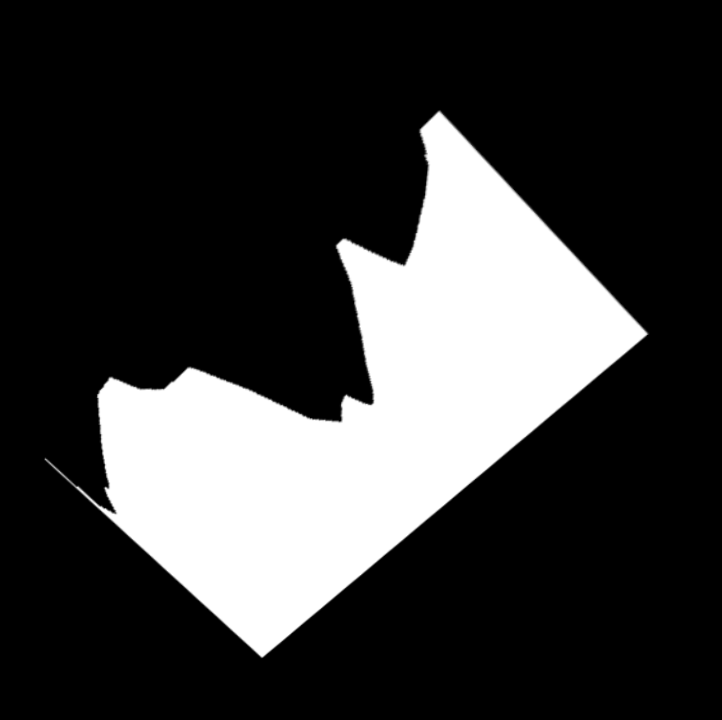
#> input picture datasets/set7/0.png, 722 x 720 px, given in place of 2.png, which was not available
$ jupyter execute Untitled1.ipynb   (shell and % lines are left out)
#> lines starting #> are read from the running program, lines starting #| are printed output that depends on the picture; after the words box and inside, x2 and y2 are one past the last pixel; in counts of white or black regions, pixels touching at a corner belong together; long printed decimals are rounded; pictures that were not available may be replaced by others from this repository, and a replacement may not be noted
#> further down, image is the input picture: shape (720, 722); min 0, max 255, mean 58.7
[cell 1]
import matplotlib.pyplot as plt
from matplotlib import cm
import numpy as np

from skimage.transform import hough_line, hough_line_peaks
from skimage.feature import canny
from skimage import transform as tf
from skimage import io

from skimage.morphology import convex_hull_image
from skimage.measure import find_contours, approximate_polygon

[cell 2]
def getCrossing(a1,a2,d1,d2):
    x1 = (d1*np.sin(a2) - d2*np.sin(a1))/np.sin(a2-a1)
    y1 = (d1 - x1*np.cos(a1))/np.sin(a1)
    return x1,y1

def f(a,d,x,height):
    y = (d-x*np.cos(a))/np.sin(a)
#     print(x,y)
    if y<0:
        y=0
        x = d/np.cos(a)
    elif y>height:
        y=height
        x=(d-y*np.sin(a))/np.cos(a)
#     print(x,y)
    return [x,y]

def f2(a1,d1,width,height):#punkty przecięcia linii i krawędzi obrazka
    p1 = f(a1,d1,0,height)
    p2 = f(a1,d1,width,height)
    return p1,p2

def f4(p1,p2,a,l1,l2,width,height):
    print(p1,p2)
    if p1[0]==p2[0]:#na poziomych
        x1,y1 = getCrossing(a,l2[0],p1[0]*np.cos(a)+p1[1]*np.sin(a),l2[1])
        x2,y2 = getCrossing(a,l1[0],p2[0]*np.cos(a)+p2[1]*np.sin(a),l1[1])
        if x2<=0 or x2>=width:
            return [[x2,y2],p2]
        if x1<=0 or x1>=width:
            return [p1,[x1,y1]]
    elif p1[1]==p2[1]:#na pionowych
        x1,y1 = getCrossing(a,l2[0],p1[0]*np.cos(a)+p1[1]*np.sin(a),l2[1])
        x2,y2 = getCrossing(a,l1[0],p2[0]*np.cos(a)+p2[1]*np.sin(a),l1[1])
        if y2<=0 or y2>=height:
            return [[x2,y2],p2]
        if y1<=0 or y1>=height:
            return [p1,[x1,y1]]
    else:#na sąsiednich
        if p1[0]==0 or p1[0]==width:
            d = p1[0]*np.cos(a) + p2[1]*np.sin(a)
        else:
            d = p2[0]*np.cos(a) + p1[1]*np.sin(a)
        x1,y1 = getCrossing(a,l1[0],d,l1[1])
        x2,y2 = getCrossing(a,l2[0],d,l2[1])
        return [[x1,y1],[x2,y2]]

def f3(pl,pr,width,height,a):
    p1,p2 = f2(*pl,width,height)
    p3,p4 = f2(*pr,width,height)

    [p5,p6] = f4(p1,p3,a,pl,pr,width,height)
    [p7,p8] = f4(p2,p4,a,pl,pr,width,height)
    return [p5,p7,p8,p6]

[cell 3]
def f6(x,y,height,width):#najbliższe rogi
    if x==0:
        return [0,0],[0,height]
    elif x==width:
        return [width,0],[width,height]
    elif y==0:
        return [0,0],[width,0]
    elif y==height:
        return [0,height],[width,height]

def f7(points,a,d):#który róg jest dalej
    dd = -1
    for point in points:
        dd2 = np.abs(point[0]*np.cos(a) + point[1]*np.sin(a) - d)
        if dd2>dd:
            point2 = point
            dd = dd2
    return point2

def f5(line,width,height):
    p1,p2 = f2(*line,width,height)
    p3,p4 = f6(*p1,height,width)
    p5,p6 = f6(*p2,height,width)
    p3    = f7([p3,p5],*line)
    p4    = f7([p4,p6],*line)
    return [p1,p2,p3],[p1,p2,p4]

def f8(point,line):#czy punkt leży na linii
    return np.abs(point[0]*np.sin(line[0])+point[1]*np.cos(line[0]) - line[1])<=5

def f10(point1,point2):#linia między punktami
    a = (point1[0]-point2[0])/(point1[1]-point2[1])
    b = point1[0] - a * point1[1]
    th= np.arctan(-a**(-1))
    rh= b*np.sin(th)
    return [th,rh]

def f9(points,line):
    lines = []
    line2 = None
    for i,point in enumerate(points):
        if f8(point,line):
            j = (i+1)%len(points)
            if not f8(points[j],line):
                line2 = f10(point,points[j])
                drawLine(image.copy(),line2[0],line2[1],image.shape[1])
            else:
                j = i-1 if i>0 else len(points)-1
                if not f8(points[j],line):
                    line2 = f10(point,points[j])
                    drawLine(image.copy(),line2[0],line2[1],image.shape[1])
            if line2 is not None:
                lines += [line2]
    return lines

def normalize(image):
    # Classic straight-line Hough transform
    height,width = image.shape
#> height = 720; width = 722
    edges = canny(image, 2, 1, 25)
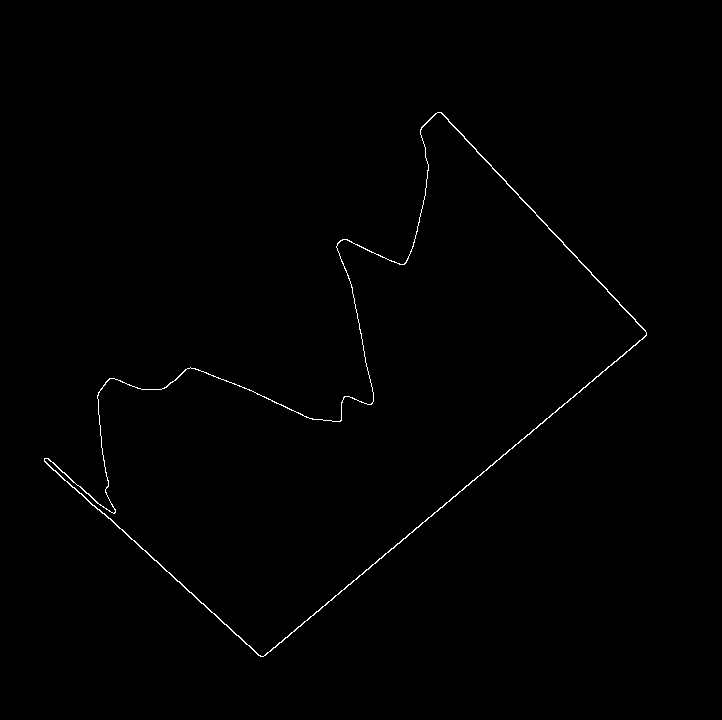
#> edges: shape (720, 722) bool; 0.49% white in thin lines or dots, all inside (x1, y1, x2, y2) = (44, 112, 647, 657)
    h, theta, d = hough_line(edges)
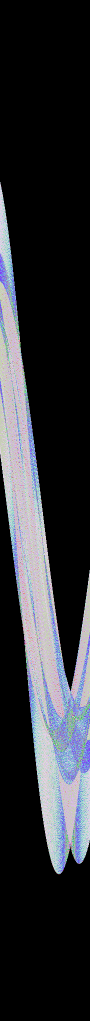
#> h: shape (2041, 180) uint64 (shown at 1/2 size); 90 distinct labels, from 0 to 473; one colour per label, 0 black
#> theta = 180 values from -1.57 to 1.55; d = 2041 values from -1020 to 1020
    chull = convex_hull_image(image)
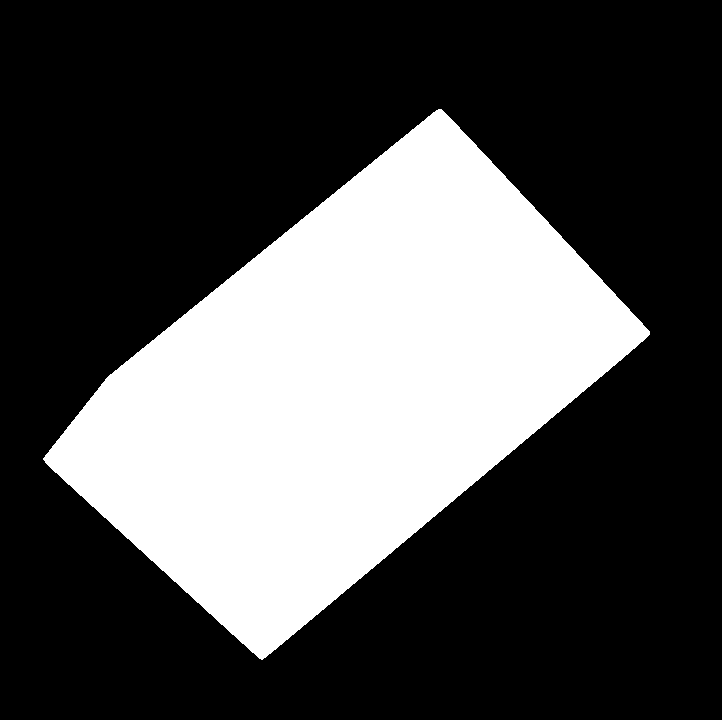
#> chull: shape (720, 722) bool; 31.4% white; 1 white region, box (x1, y1, x2, y2) and area: (43, 109, 650, 660) 162975
    cnt = find_contours(chull,0)[0]
#> cnt = 1253 pairs, first value 108 to 660, second value 42 to 650
    poly = approximate_polygon(cnt,tolerance=5)
#> poly = [[660, 262], [458, 42], [373, 110], [108, 441], [334, 650], [660, 262]]

    lines = []
#     lines2=[]
    for _,a,d in zip(*hough_line_peaks(h, theta, d)):
        addlines= f9(poly[:-1],(a,d))
        lines += [[a,d]]
#         lines2 += [[a,d]]
        if len(addlines)>0:
            lines += addlines
#> this loop made 2 passes
#> (d, lines) on pass 1: (672, [[0.873, 672], [-0.828, -309], [-0.746, 250.4]])
#> (d, addlines) on pass 2: (246, [[0.896, 359.9], [0.872, 673.9]])
    plt.imshow(image)
    plt.figure()
#     print(lines)
#     print(lines2)
    possibilities = []
    for i,[a1,d1] in enumerate(lines):
        for j,[a2,d2] in enumerate(lines):
            if i<j and (a1!=a2 or d1!=d2):
                x1,y1 = getCrossing(a1,a2,d1,d2)
                if x1>=0 and x1<=image.shape[1] and y1>=0 and y1<=image.shape[0]:
                    for k,[a3,d3] in enumerate(lines):
                        if j<k and (a3!=a1 or d3!=d1):
                            x2,y2 = getCrossing(a1,a3,d1,d3)
                            if x2>=0 and x2<=image.shape[1] and y2>=0 and y2<=image.shape[0]:
                                possibilities += [{'left':(a2,d2),'bottom':(a1,d1),'right':(a3,d3),'lbc':(x1,y1),'rbc':(x2,y2)}]#,'top':(a1,d4)}]
#> this loop made 6 passes
#> (a1, d1) on passes 1 to 5: (0.873, 672), (-0.828, -309), (-0.746, 250.4), (-0.75, 246), (0.896, 359.9)
#> (a1, d1) on pass 6: (0.872, 673.9)
#> after the loop, possibilities = 6 items

    height,width = image.shape
    selections = []
    for p in possibilities:
        if p['left']!=p['right']:
            selections += [f3(p['left'],p['right'],width,height,p['bottom'][0])]
#> this loop made 6 passes
#> (p3 in f3, p4 in f3) on passes 1, 2, 4, 5, 6: ([341.1, 0], [722, 411.9]), ([336.4, 0], [722, 413.5]), ([190.6, 720], [722, 273.5]), ([190.6, 720], [722, 273.5]), ([190.6, 720], [722, 273.5])
#> (p5 in f3, p6 in f3) on pass 3: ([339, -2.25], [336.4, 0])
#| [0, 419.436] [341.124, 0]
#| [327.347, 720] [722, 411.856]
#| [0, 419.436] [336.363, 0]
#| [327.347, 720] [722, 413.546]
#| [341.124, 0] [336.363, 0]
#| [722, 411.856] [722, 413.546]
#| [0, 461.066] [190.589, 720]
#| [575.898, 0] [722, 273.505]
#| [0, 461.066] [190.589, 720]
#| [575.898, 0] [722, 273.505]
#> (further printed lines are left out)
#> after the loop, selections = 6 items

    width = 200
    height = 200
    src = np.array([[0, 0],[height, 0], [height, width], [0, width]])
    tform3 = tf.ProjectiveTransform()

    solutions = []
    sels = []
    for selection in selections:
        dst = np.array(selection)
        tform3.estimate(src, dst)
        warped = tf.warp(image, tform3, output_shape=(height, width))
        warped[warped!=0]=1
        warped = warped[:,~np.all(warped==0,axis=0)]
        warped = warped[~np.all(warped==0,axis=1),:]
        warped = warped[:,~np.all(warped==1,axis=0)]
        warped = warped[~np.all(warped==1,axis=1),:]
        if warped.shape==(0,0):
            continue
#         print(warped.shape,warped.shape==0)
        warped = tf.resize(warped,(height,width))
        if warped.sum()>0:
#             print(warped.sum())
            solutions += [warped]
            sels += [selection]
#> this loop made 6 passes
#> dst on pass 3: [[339, -2.25], [722.9, 412.8], [722, 413.5], [336.4, 0]]
#> pass 1, in normalize, `warped = warped[:,~np.all(warped==1,axis=0)]`:
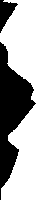
#> warped: shape (200, 36) float64; values 0 (black) and 1 (white), 60.9% white; 2 black regions, box (x1, y1, x2, y2) and area: (0, 42, 36, 200) 2521, (0, 0, 18, 33) 292
#> pass 1, in normalize, `warped = warped[~np.all(warped==1,axis=1),:]`:
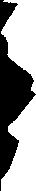
#> warped: shape (191, 36) float64; values 0 (black) and 1 (white), 59.1% white; 1 black region, box (x1, y1, x2, y2) and area: (0, 0, 36, 191) 2813
#> after the loop:
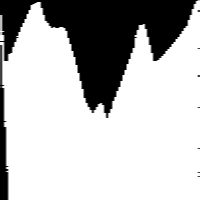
#> warped: shape (200, 200) float64; min 0, max 1, mean 0.734
#> after the loop, sels = 6 items; solutions = 6 items

    return solutions,selections

[cell 4]
def drawSelection(image,selection):
    fig, ax = plt.subplots()
    ax.imshow(image, interpolation='nearest', cmap=plt.cm.gray)
    i = 0
    for p in selection:
        ax.plot((p[0],selection[(i+1)%len(selection)][0]), (p[1], selection[(i+1)%len(selection)][1]), '-r')
        i = (i+1)%len(selection)
    plt.show()

[cell 5]
def drawLine(image,a,d,width):
# [5 lines of commented-out code are left out]
    pass

[cell 6]
# [7 lines of commented-out code are left out]

for i in range(2,3):
    path = "./datasets/set7/"+str(i)+".png"
    print(path)
    image = io.imread(path)

    sols,sels = normalize(image)
#> sols = 6 items; sels = 6 items
    for sol,sel in zip(sols,sels):
#         drawSelection(image,sel)
        plt.figure()
        plt.imshow(sol)
#> this loop made 6 passes
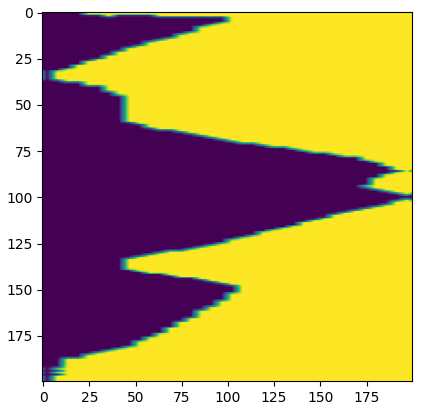
#> figure drawn by matplotlib, 1 panel
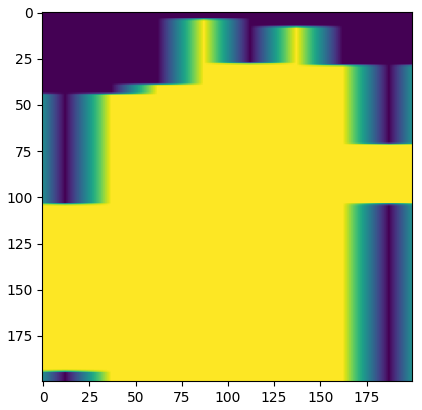
#> figure drawn by matplotlib, 1 panel
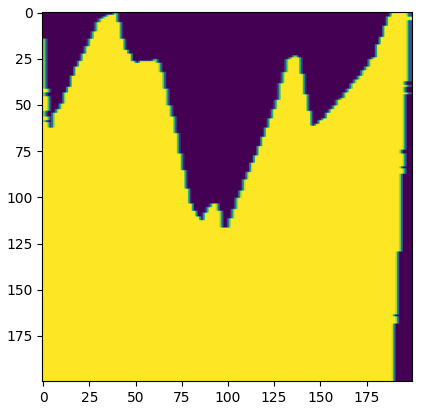
#> figure drawn by matplotlib, 1 panel
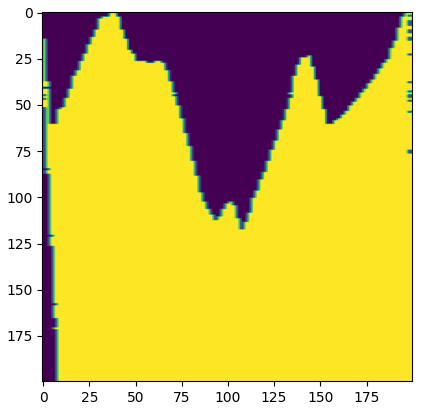
#> figure drawn by matplotlib, 1 panel

[cell 7]
point1,point2 = [[ 660,  262], [ 458,   42]]
a = np.arctan2(point2[0]-point1[0],point2[1]-point1[1])
d = point1[1] * np.sin(-a) + point1[0]*np.cos(-a)

print(a,d)
for x,y in [point1,point2]:
    print(x,y,d/np.sin(a)-np.cos(a)/np.sin(a)*x)

$ run again, on datasets/set7/12.png
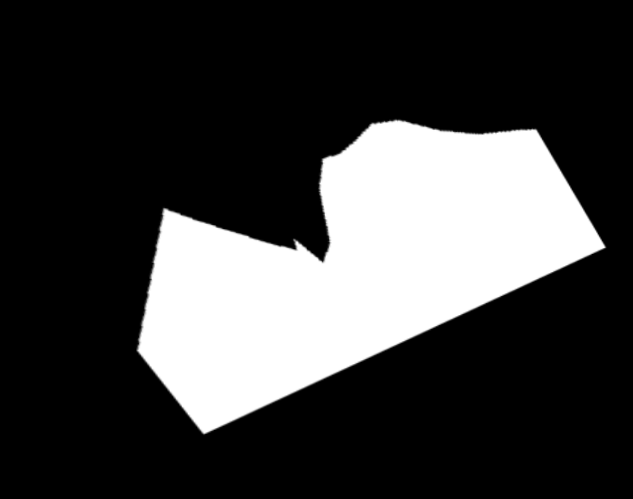
#> input picture datasets/set7/12.png, 633 x 499 px, given in place of 2.png, which was not available
#> image is the input picture: shape (499, 633); min 0, max 255, mean 62.2
#> edges: shape (499, 633) bool; 0.47% white in thin lines or dots, all inside (x1, y1, x2, y2) = (137, 120, 605, 434)
#> in normalize, `h, theta, d = hough_line(edges)`:
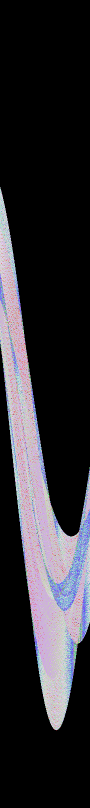
#> h: shape (1615, 180) uint64 (shown at 1/2 size); 75 distinct labels, from 0 to 297; one colour per label, 0 black
#> in normalize, `h, theta, d = hough_line(edges)`: theta = 180 values from -1.57 to 1.55; d = 1615 values from -807 to 807
#> chull: shape (499, 633) bool; 28.8% white; 1 white region, box (x1, y1, x2, y2) and area: (135, 118, 607, 436) 91019
#> cnt = 1133 pairs, first value 117 to 436, second value 134 to 607
#> poly = [[436, 206], [349, 134], [205, 162], [118, 381], [131, 541], [244, 607], [251, 604], [436, 206]]
#> the loop in normalize, `for _,a,d in zip(*hough_line_peaks(h, theta, d)):` made 1 pass
#> (d, addlines, lines) on pass 1: (479, [[-0.691, -119.3], [-0.529, 401.1], [-0.529, 401.1]], [[1.13, 479]])
#> the loop in normalize, `for i,[a1,d1] in enumerate(lines):` made 4 passes
#> (a1, d1) on passes 1 to 2: (1.13, 479), (-0.691, -119.3)
#> after the loop in normalize, `for i,[a1,d1] in enumerate(lines):`: possibilities = 3 items
#> the loop in normalize, `for p in possibilities:` made 3 passes
#> (p3 in f3, p4 in f3) on passes 1 to 2: ([464.5, 0], [633, 288.5]), ([464.5, 0], [633, 288.5])
#> (printed output is left out)
#> the loop in normalize, `for selection in selections:` made 2 passes
#> after the loop in normalize, `for selection in selections:`:
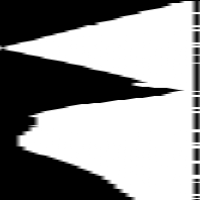
#> warped: shape (200, 200) float64; min 0, max 1, mean 0.569
#> after the loop in normalize, `for selection in selections:`: solutions = 2 items
#> `sols,sels = normalize(image)`: sels = [[[-111.7, 52.09], [362.5, 625.1], [729.6, 453.9], [365.1, -170.2]], [[-111.7, 52.09], [362.5, 625.1], [729.6, 453.9], [365.1, -170.2]]]
#> the loop `for sol,sel in zip(sols,sels):` made 2 passes

$ run again, on datasets/set7/13.png
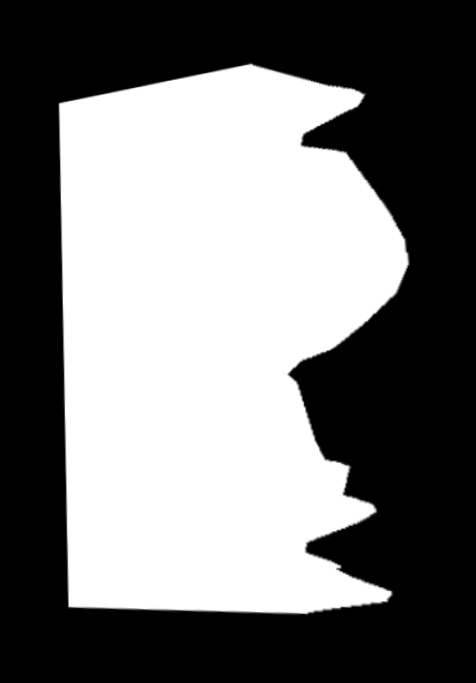
#> input picture datasets/set7/13.png, 476 x 683 px, given in place of 2.png, which was not available
#> image is the input picture: shape (683, 476); min 0, max 255, mean 119
#> edges: shape (683, 476) bool; 0.64% white in thin lines or dots, all inside (x1, y1, x2, y2) = (59, 64, 409, 614)
#> in normalize, `h, theta, d = hough_line(edges)`: theta = 180 values from -1.57 to 1.55; d = 1667 values from -833 to 833
#> chull: shape (683, 476) bool; 55.1% white; 1 black region, box (x1, y1, x2, y2) and area: (0, 0, 476, 683) 145908
#> cnt = 1650 pairs, first value 61 to 616, second value 57 to 410
#> poly = [[616, 311], [607, 66], [100, 60], [61, 245], [94, 368], [248, 410], [597, 394], [606, 382], [616, 311]]
#> the loop in normalize, `for _,a,d in zip(*hough_line_peaks(h, theta, d)):` made 1 pass
#> (d, lines) on pass 1: (57, [[-0.0175, 57], [-1.53, -604.2], [1.36, 110.2]])
#> the loop in normalize, `for i,[a1,d1] in enumerate(lines):` made 3 passes
#> (a1, d1) on passes 1 to 2: (-0.0175, 57), (-1.53, -604.2)
#> after the loop in normalize, `for i,[a1,d1] in enumerate(lines):`: possibilities = 1 item
#> the loop in normalize, `for p in possibilities:` made 1 pass
#> (p3 in f3, selections) on pass 1: ([0, 112.6], [[[0, 604.6], [486.7, 622.5], [476, 12.3], [-8.56, 114.5]]])
#> (printed output is left out)
#> the loop in normalize, `for selection in selections:` made 1 pass
#> sels on pass 1: [[[0, 604.6], [486.7, 622.5], [476, 12.3], [-8.56, 114.5]]]
#> after the loop in normalize, `for selection in selections:`:
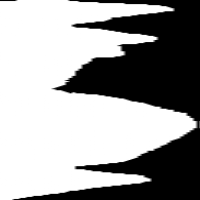
#> warped: shape (200, 200) float64; min 0, max 1, mean 0.618
#> `sols,sels = normalize(image)`: sels = [[[0, 604.6], [486.7, 622.5], [476, 12.3], [-8.56, 114.5]]]
#> the loop `for sol,sel in zip(sols,sels):` made 1 pass
